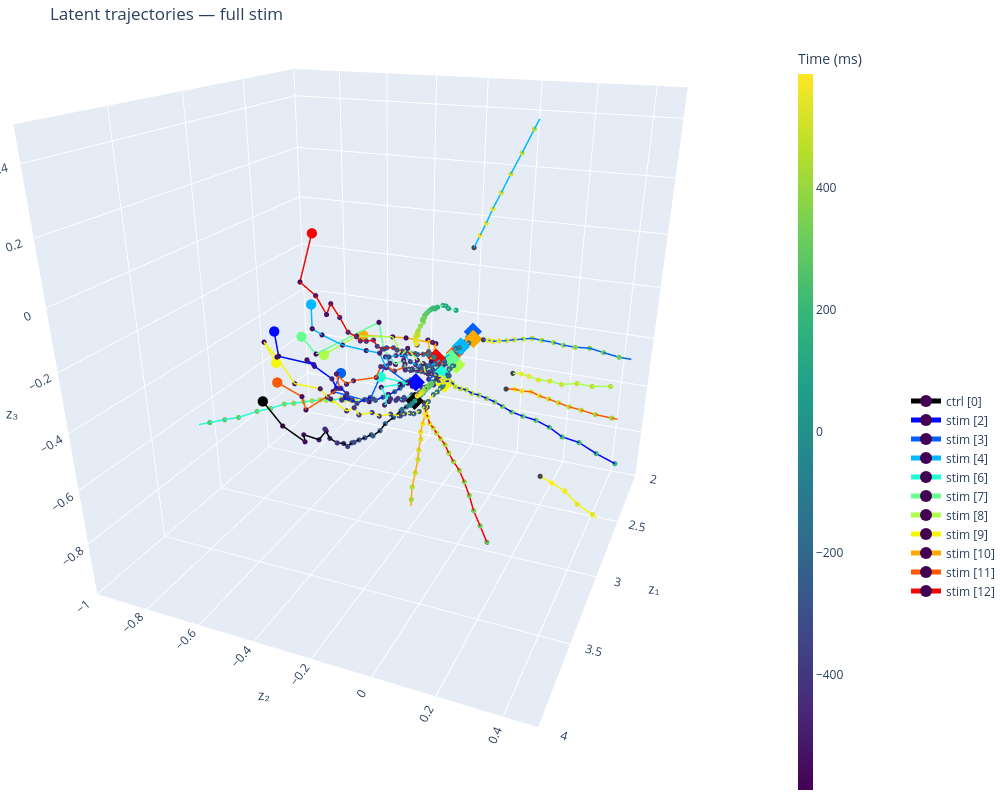

Source (notebook cell):
### Markdown cell above
## Plot 10 trials

### Code cell
# All sessions, post-stim only
fig = plot_latent_phase_portrait_sessions(
    z_by_session=z_by_session,
    centers_ms_by_session=centers_ms_by_session,
    control_indices=CONTROL_INDICES,
    alpha_trials=0.05,
    plot_sessions = [0] +list(range(2, 5)) + list(range(6, 13)),
    pre_trim_bins=0,
    post_trim_bins=0,
    epoch="full",        # "full", "pre", or "post"
    show_pre_post=False,
    show_trials=False,
    show_markers=True,
    x_range=[2, 4],
    y_range=[-1, 0.5],
    z_range=[-1, 0.5],
)
fig.update_layout(scene_camera=dict(eye=dict(x=1.75, y=0.75, z=0.75), center=dict(x=0, y=0, z=-0.2)))
fig.show()
